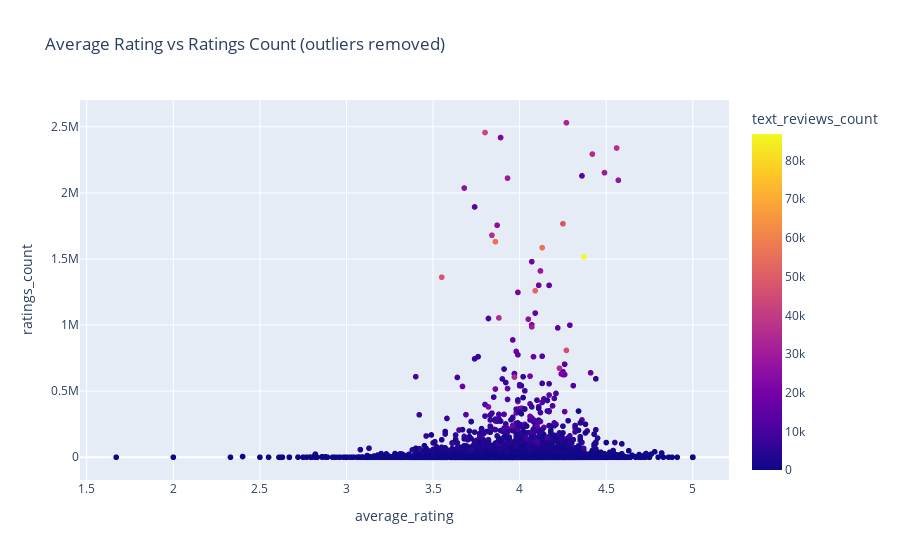

Notebook code cell kept with this figure:
### Code cell
px.scatter(data_frame=books,x='average_rating',y='ratings_count',color='text_reviews_count',title='Average Rating vs Ratings Count (outliers removed)')

### Figure 1 — Plotly figure (JSON) as saved in the notebook; plotly's stock layout.template omitted (floating-point values rounded to 4 significant figures; data arrays with more than 128 entries replaced by an {"elided": "..."} marker saying what was removed)
{"data": [{"hovertemplate": "average_rating=%{x}<br>ratings_count=%{y}<br>text_reviews_count=%{marker.color}<extra></extra>", "legendgroup": "", "marker": {"color": {"elided": "10838 int values"}, "coloraxis": "coloraxis", "symbol": "circle"}, "mode": "markers", "name": "", "showlegend": false, "type": "scattergl", "x": {"elided": "10838 float values"}, "xaxis": "x", "y": {"elided": "10838 int values"}, "yaxis": "y"}], "layout": {"coloraxis": {"colorbar": {"title": {"text": "text_reviews_count"}}, "colorscale": [[0, "#0d0887"], [0.1111, "#46039f"], [0.2222, "#7201a8"], [0.3333, "#9c179e"], [0.4444, "#bd3786"], [0.5556, "#d8576b"], [0.6667, "#ed7953"], [0.7778, "#fb9f3a"], [0.8889, "#fdca26"], [1, "#f0f921"]]}, "legend": {"tracegroupgap": 0}, "title": {"text": "Average Rating vs Ratings Count (outliers removed)"}, "xaxis": {"anchor": "y", "domain": [0, 1], "title": {"text": "average_rating"}}, "yaxis": {"anchor": "x", "domain": [0, 1], "title": {"text": "ratings_count"}}}}
